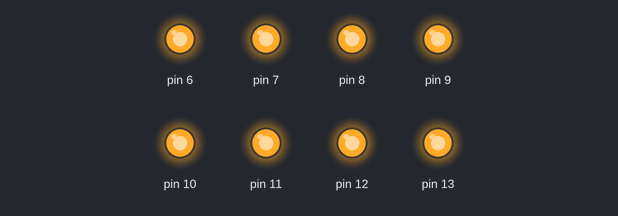
A sketch run on a simulated Arduino Uno, built with avr-gcc and run on an emulated ATmega328P. Shown: output pins drawn as LEDs (lit = HIGH).

Above: at 0.15 s.
At 2.11 s:
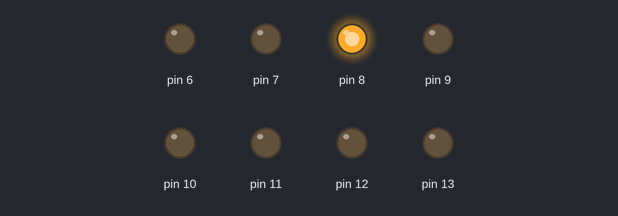
At 3.02 s:
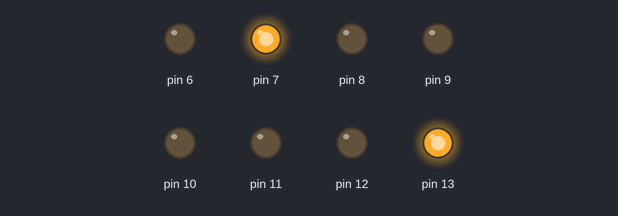
At 4.0 s:
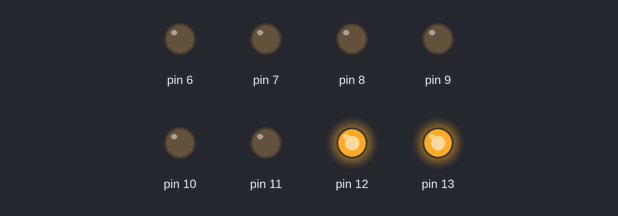
At 5.96 s:
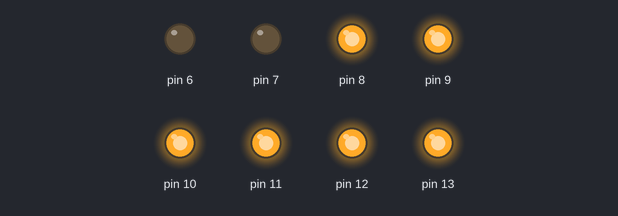
At 7.93 s:
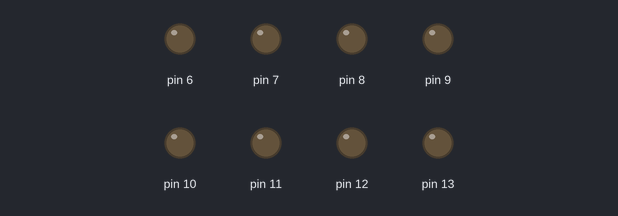
Timing chart, 0 to 8.2 s (numbered marks = the images above):
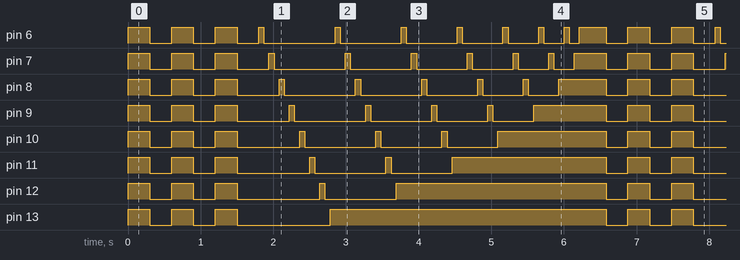

The sketch:

sequential_stack_blink.ino
```cpp
int target, idx, last;
void setup() {
  pinMode(6, OUTPUT);
  pinMode(7, OUTPUT);
  pinMode(8, OUTPUT);
  pinMode(9, OUTPUT);
  pinMode(10, OUTPUT);
  pinMode(11, OUTPUT);
  pinMode(12, OUTPUT);
  pinMode(13, OUTPUT);
  target = 7;
  idx = 0;
  last = 3;
}

void loop() {
  if (last){
    last--;
    digitalWrite(6, HIGH);
    digitalWrite(7, HIGH);
    digitalWrite(8, HIGH);
    digitalWrite(9, HIGH);
    digitalWrite(10, HIGH);
    digitalWrite(11, HIGH);
    digitalWrite(12, HIGH);
    digitalWrite(13, HIGH);
    delay(300);
    digitalWrite(6, LOW);
    digitalWrite(7, LOW);
    digitalWrite(8, LOW);
    digitalWrite(9, LOW);
    digitalWrite(10, LOW);
    digitalWrite(11, LOW);
    digitalWrite(12, LOW);
    digitalWrite(13, LOW);
    delay(300);
    return;
  }
  digitalWrite(idx+6, HIGH);
  delay(70);
  if (idx == target){
    idx = 0;
    target--;
    if (target == -1){
      last = 3;
      target = 7;
    }
  }
  else{
    digitalWrite(idx+6, LOW);
    delay(70);
    idx++;
  }
}
```

Measured:
- by itself, pin 11: repeats every 6.3 s: 2 × (LOW 0.30 s, HIGH 0.30 s), LOW 1.0 s, HIGH 0.07 s, LOW 0.98 s, HIGH 0.07 s, LOW 0.84 s, HIGH 2.1 s
- by itself, pin 12: repeats every 6.3 s: 2 × (LOW 0.30 s, HIGH 0.30 s), LOW 1.1 s, HIGH 0.07 s, LOW 0.98 s, HIGH 2.9 s
- by itself, pin 13: repeats every 6.3 s: 2 × (LOW 0.30 s, HIGH 0.30 s), LOW 1.3 s, HIGH 3.8 s
- by itself, pin 10: repeats every 6.3 s: 2 × (LOW 0.30 s, HIGH 0.30 s), LOW 0.86 s, HIGH 0.07 s, LOW 0.98 s, HIGH 0.07 s, LOW 0.84 s, HIGH 0.07 s, LOW 0.70 s, HIGH 1.5 s
- by itself, pin 9: repeats every 6.3 s: 2 × (LOW 0.30 s, HIGH 0.30 s), LOW 0.72 s, HIGH 0.07 s, LOW 0.98 s, HIGH 0.07 s, LOW 0.84 s, HIGH 0.07 s, LOW 0.70 s, HIGH 0.07 s, LOW 0.56 s, HIGH 1.0 s
